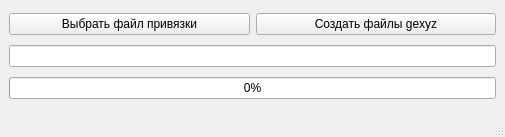
<?xml version="1.0" encoding="UTF-8"?>
<ui version="4.0">
 <class>loza_gexyz</class>
 <widget class="QMainWindow" name="loza_gexyz">
  <property name="geometry">
   <rect>
    <x>0</x>
    <y>0</y>
    <width>505</width>
    <height>137</height>
   </rect>
  </property>
  <property name="windowTitle">
   <string>Loza gexyz</string>
  </property>
  <widget class="QWidget" name="centralwidget">
   <layout class="QGridLayout" name="gridLayout_2">
    <item row="1" column="0">
     <widget class="QLineEdit" name="lineEdit_direct"/>
    </item>
    <item row="0" column="0">
     <layout class="QGridLayout" name="gridLayout">
      <item row="0" column="0">
       <widget class="QPushButton" name="pushButton_file">
        <property name="text">
         <string>Выбрать файл привязки</string>
        </property>
       </widget>
      </item>
      <item row="0" column="1">
       <widget class="QPushButton" name="pushButton_gexyz">
        <property name="text">
         <string>Создать файлы gexyz</string>
        </property>
       </widget>
      </item>
     </layout>
    </item>
    <item row="2" column="0">
     <widget class="QProgressBar" name="progressBar">
      <property name="value">
       <number>0</number>
      </property>
     </widget>
    </item>
   </layout>
  </widget>
  <widget class="QMenuBar" name="menubar">
   <property name="geometry">
    <rect>
     <x>0</x>
     <y>0</y>
     <width>505</width>
     <height>21</height>
    </rect>
   </property>
  </widget>
  <widget class="QStatusBar" name="statusbar"/>
 </widget>
 <resources/>
 <connections/>
</ui>
